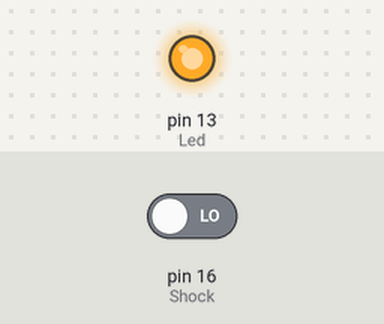
The sketch below on a simulated Arduino Uno, built with avr-gcc and run on an emulated ATmega328P. Shown: output pins drawn as LEDs (lit = HIGH). The inputs (shaded band) are chosen by the test bench; at power-on: pin 16 (Shock) LOW.

Above: at 1.2 s.
1.3 s: pin 16 (Shock) driven HIGH
At 1.9 s:
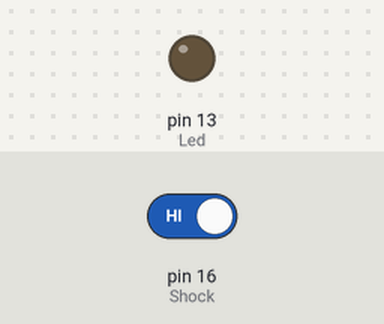
2.8 s: pin 16 (Shock) driven LOW
At 4.2 s:
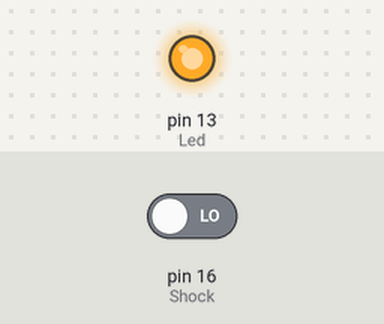
Timing chart, 0 to 5.8 s (numbered marks = the images above; inputs shaded):
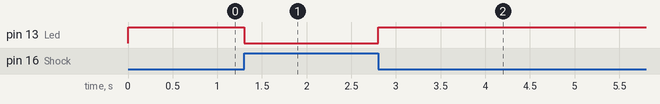

Measured:
- after the input at 1.3 s, pin 13 (Led): HIGH → LOW at once
- after the input at 2.8 s, pin 13 (Led): LOW → HIGH at once

The sketch:

BUTTON_MODULE.ino
```cpp
//www.elegoo.com
//2016.06.13

int Led = LED_BUILTIN; //define LED port
int Shock = 16; //define shock port
int val;//define digital variable val
void  setup()
{
  pinMode(Led, OUTPUT); //define LED as a output port
  pinMode(Shock, INPUT); //define shock sensor as a output port
}
void  loop()
{ val = digitalRead(Shock); //read the value of the digital interface 3 assigned to val
  if (val == HIGH) //when the shock sensor have signal, LED blink
  {
    digitalWrite(Led, LOW);
  }
  else
  {
    digitalWrite(Led, HIGH);
  }
}
```
